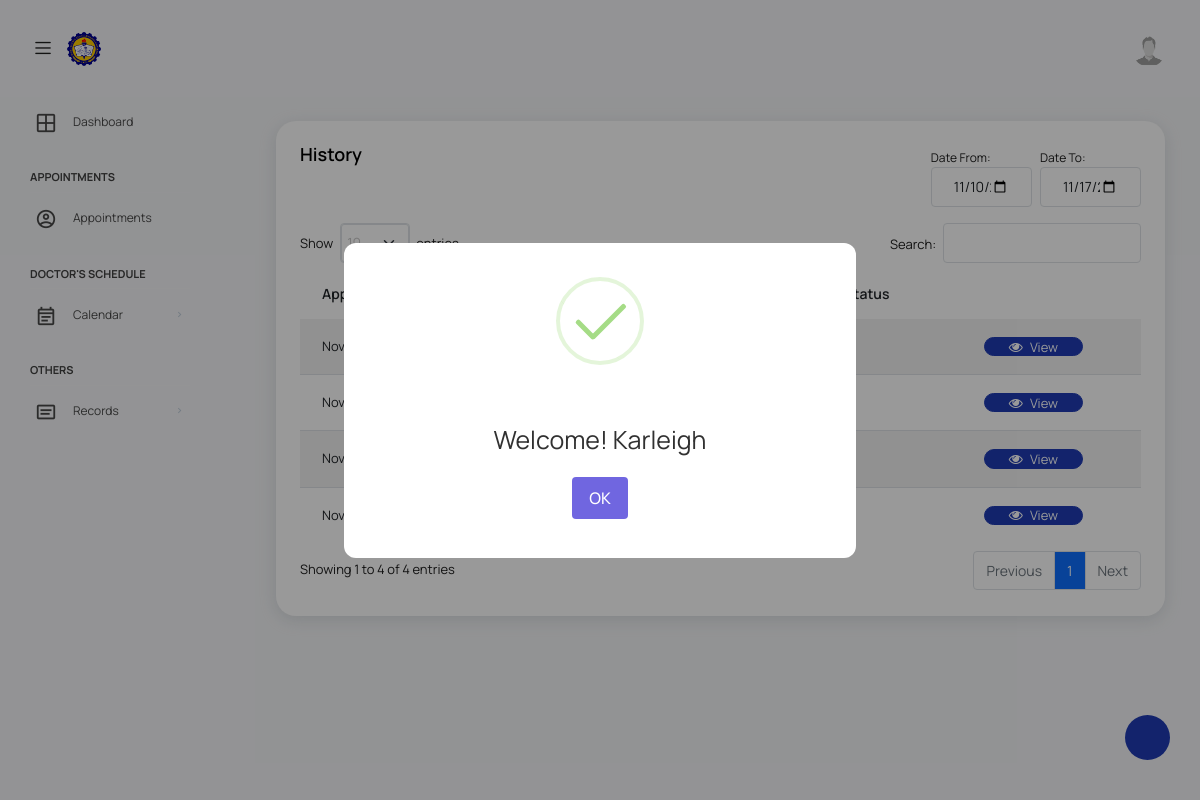
Screenshot of /views/patientViewHistory.php?from=2024-11-10&to=2024-11-17 (signed in) with the database file from the repository.
### tables this page shows
CREATE TABLE `appointment` (
  `Appointment_ID` int(255) NOT NULL,
  `Doctor_schedule_ID` int(255) DEFAULT NULL,
  `Patient_ID` int(13) DEFAULT NULL,
  `Doctor_ID` int(255) DEFAULT NULL,
  `Appointment_Time` time DEFAULT NULL,
  `Appointment_status` int(11) DEFAULT NULL,
  `Appointment_createdAt` datetime DEFAULT NULL
);

CREATE TABLE `doctor_schedule` (
  `Doctor_schedule_ID` int(255) NOT NULL,
  `Assistant_ID` int(13) DEFAULT NULL,
  `Doctor_schedule_avail` datetime DEFAULT NULL,
  `Doctor_Schedule_type` int(2) NOT NULL
);

### config/database.php (called while the page is built, shortened)
<?php
$host = "localhost";
$username = "root";
$password = "";
$database = "capstone";
$conn = mysqli_connect($host, $username, $password, $database);
function joinTable($table, $joins, $conditions = [])
{
    global $conn;
    $query = "SELECT * FROM $table";
    foreach ($joins as $join) {
        $query .= " INNER JOIN $join[0] ON $join[1] = $join[2]";
    }
    if (!empty($conditions)) {
        $where_clauses = array();
        $params = array();
        foreach ($conditions as $column => $value) {
            $where_clauses[] = "$column = ?";
            $params[] = $value;
        }
        $query .= " WHERE " . implode(" AND ", $where_clauses);
        $stmt = mysqli_prepare($conn, $query);
        $types = str_repeat("s", count($params));
        $stmt->bind_param($types, ...$params);
    } else {
        $stmt = mysqli_prepare($conn, $query);
    }
    $stmt->execute();
    $result = $stmt->get_result();
    $rows = array();
    while ($row = $result->fetch_assoc()) {
        $rows[] = $row;
    }
    return $rows;
}

### views/patientViewHistory.php (the view, shortened to what this page needs)
<?php require_once('patientHeader.php'); ?>
<div class="col-lg-12 mx-auto grid-margin stretch-card">
    <div class="card">
        <div class="card-body">
            <div class="d-flex justify-content-between">
                <h4 class="card-title">History</h4>
                <div class="col-md-3">
                    <form method="get" action="patientAppointment.php" id="filter-form">
                        <div class="col-md-12 p-0">
                            <div class="row mx-auto g-0">
                                <div class="col-md-6 pe-1">
                                    <label class="label-custom">Date From:</label>
                                    <input class="form-control" type="date" name="from" id="filter-input" value="<?php echo isset($_GET['from']) ? htmlspecialchars($_GET['from']) : ''; ?>" onchange="document.getElementById('filter-form').submit();">
                                </div>
                                <div class="col-md-6 ps-1">
                                    <label class="label-custom">Date To: </label>
                                    <input class="form-control" type="date" name="to" id="filter-input" value="<?php echo isset($_GET['to']) ? htmlspecialchars($_GET['to']) : ''; ?>" onchange="document.getElementById('filter-form').submit();">
                                </div>
                            </div>
                        </div>
                    </form>
                </div>
            </div>
            <div class="row mx-auto mt-3">
                <table class="table table-striped mx-auto" id="tables">
                    <thead>
                        <tr>
                            <th>Appointment Date</th>
                            <th>Service Scheduled</th>
                            <th>Appointment Status</th>
                            <th></th>
                        </tr>
                    </thead>
                    <tbody>
                        <?php $patientID = $_SESSION['Patient_ID'];
                        $from = $_GET['from'];
                        $to = $_GET['to'];
                        $sql = "SELECT * FROM appointment
                        JOIN patient ON patient.Patient_ID = appointment.Patient_ID
                        JOIN doctor_schedule ON doctor_schedule.Doctor_schedule_ID = appointment.Doctor_schedule_ID
                        WHERE patient.Patient_ID = ?
                        AND doctor_schedule.Doctor_schedule_avail >= ?
                        AND doctor_schedule.Doctor_schedule_avail <= ?";
                        $stmt = mysqli_prepare($conn, $sql);
                        mysqli_stmt_bind_param($stmt, 'sss', $patientID, $from, $to);
                        mysqli_stmt_execute($stmt);
                        $result = mysqli_stmt_get_result($stmt);
                        $row = mysqli_fetch_all($result, MYSQLI_ASSOC);
                        ?>
                        <?php foreach ($row as $result) : ?>
                            <tr>
                                <td><?php echo date('M d, Y', strtotime($result['Doctor_schedule_avail'])) . ' ' . $result['Appointment_Time']; ?></td>
                                <td>
                                    <?php $services = joinTable('appointment_services', [['services', 'services.Services_ID', 'appointment_services.Services_ID']], ['appointment_services.Appointment_ID' => $result['Appointment_ID']]);
                                    endforeach ?>
                                </td>
                                <td></td>
                                <?php if ($result['Appointment_status'] == 4) { ?>
                                    <td><a class="btn btn-primary btn-sm px-4" href="patientToothhistory.php?appointment_id=<?= $result['Appointment_ID']; ?>&patient_id=<?= $result['Patient_ID']; ?>"><i class="fa fa-eye"></i> View</a></td>
                                <?php } else { ?>
                                    <td>
                                        <button class="btn btn-primary btn-sm px-4" data-bs-toggle="modal" data-bs-target="#appointment<?= $result['Appointment_ID'] ?>"><i class="fa fa-eye"></i> View</button>
                                    </td>
                                <?php } ?>
                            </tr>
                        <?php endforeach; ?>
                    </tbody>
                </table>
            </div>
        </div>
    </div>
</div>
<?php require_once('footer.php'); ?>

### public/assets/css/datatable.css (style rules this page uses)
table.dataTable thead>tr>th.sorting,table.dataTable thead>tr>th.sorting_asc,table.dataTable thead>tr>th.sorting_desc,table.dataTable thead>tr>th.sorting_asc_disabled,table.dataTable thead>tr>th.sorting_desc_disabled,table.dataTable thead>tr>td.sorting,table.dataTable thead>tr>td.sorting_asc,table.dataTable thead>tr>td.sorting_desc,table.dataTable thead>tr>td.sorting_asc_disabled,table.dataTable thead>tr>td.sorting_desc_disabled { cursor:pointer;position:relative;padding-right:26px }
table.dataTable thead>tr>th.sorting:before,table.dataTable thead>tr>th.sorting:after,table.dataTable thead>tr>th.sorting_asc:before,table.dataTable thead>tr>th.sorting_asc:after,table.dataTable thead>tr>th.sorting_desc:before,table.dataTable thead>tr>th.sorting_desc:after,table.dataTable thead>tr>th.sorting_asc_disabled:before,table.dataTable thead>tr>th.sorting_asc_disabled:after,table.dataTable thead>tr>th.sorting_desc_disabled:before,table.dataTable thead>tr>th.sorting_desc_disabled:after,table.dataTable thead>tr>td.sorting:before,table.dataTable thead>tr>td.sorting:after,table.dataTable thead>tr>td.sorting_asc:before,table.dataTable thead>tr>td.sorting_asc:after,table.dataTable thead>tr>td.sorting_desc:before,table.dataTable thead>tr>td.sorting_desc:after,table.dataTable thead>tr>td.sorting_asc_disabled:before,table.dataTable thead>tr>td.sorting_asc_disabled:after,table.dataTable thead>tr>td.sorting_desc_disabled:before,table.dataTable thead>tr>td.sorting_desc_disabled:after { position:absolute;display:block;opacity:.125;right:10px;line-height:9px;font-size:.9em }
table.dataTable thead>tr>th.sorting:before,table.dataTable thead>tr>th.sorting_asc:before,table.dataTable thead>tr>th.sorting_desc:before,table.dataTable thead>tr>th.sorting_asc_disabled:before,table.dataTable thead>tr>th.sorting_desc_disabled:before,table.dataTable thead>tr>td.sorting:before,table.dataTable thead>tr>td.sorting_asc:before,table.dataTable thead>tr>td.sorting_desc:before,table.dataTable thead>tr>td.sorting_asc_disabled:before,table.dataTable thead>tr>td.sorting_desc_disabled:before { bottom:50%; content:"▴" }
table.dataTable thead>tr>th.sorting:after,table.dataTable thead>tr>th.sorting_asc:after,table.dataTable thead>tr>th.sorting_desc:after,table.dataTable thead>tr>th.sorting_asc_disabled:after,table.dataTable thead>tr>th.sorting_desc_disabled:after,table.dataTable thead>tr>td.sorting:after,table.dataTable thead>tr>td.sorting_asc:after,table.dataTable thead>tr>td.sorting_desc:after,table.dataTable thead>tr>td.sorting_asc_disabled:after,table.dataTable thead>tr>td.sorting_desc_disabled:after { top:50%;content:"▾" }
table.dataTable thead>tr>th.sorting_asc:before,table.dataTable thead>tr>th.sorting_desc:after,table.dataTable thead>tr>td.sorting_asc:before,table.dataTable thead>tr>td.sorting_desc:after { opacity:.6 }
table.dataTable thead th,table.dataTable thead td,table.dataTable tfoot th,table.dataTable tfoot td { text-align:left }
table.dataTable { clear:both;margin-top:6px !important;margin-bottom:6px !important;max-width:none !important;border-collapse:separate !important;border-spacing:0 }
table.dataTable td,table.dataTable th { -webkit-box-sizing:content-box;box-sizing:content-box }
table.dataTable.table-striped>tbody>tr:nth-of-type(2n+1)>* { box-shadow:none }
table.dataTable>tbody>tr { background-color:transparent }
table.dataTable.table-striped>tbody>tr.odd>* { box-shadow:inset 0 0 0 9999px rgba(0, 0, 0, 0.05) }

### public/assets/css/style.css (style rules this page uses)
.form-control, .form-select, .asColorPicker-input, .dataTables_wrapper select, .select2-container--default .select2-selection--single, .select2-container--default .select2-selection--single .select2-search__field, .typeahead, .tt-query, .tt-hint { border: 1px solid #dee2e6 !important; font-weight: 400 !important; font-size: 0.875rem !important; border-radius: 4px !important; height: 2.5rem !important; }
.label-custom { font-size: 12px; }

### rows the page displays
appointment: Doctor_schedule_ID.Doctor_schedule_avail "Nov…"
appointment: Doctor_schedule_ID.Doctor_schedule_avail "Nov…"
appointment: Doctor_schedule_ID.Doctor_schedule_avail "Nov…"
appointment: Doctor_schedule_ID.Doctor_schedule_avail "Nov…"
